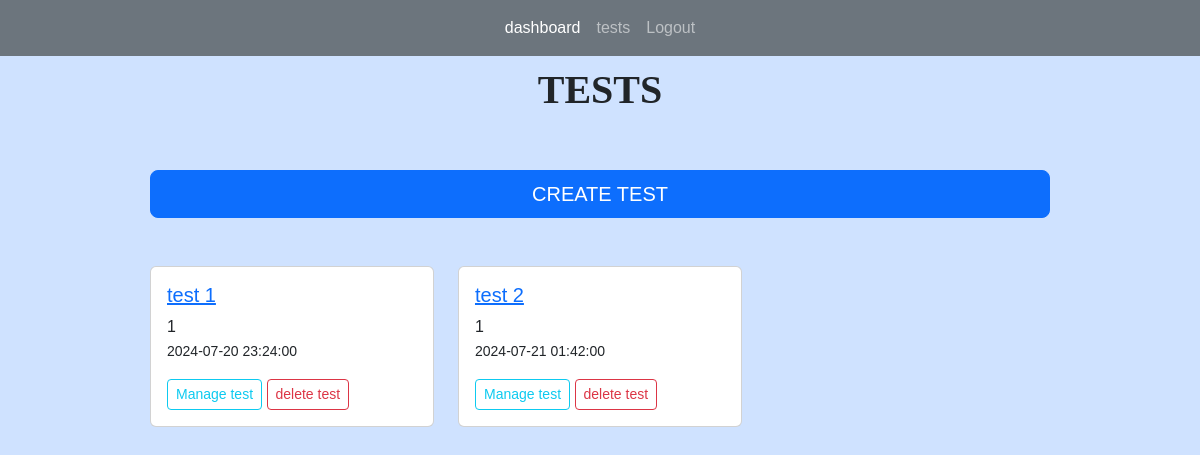
Page /tests (signed in) on the committed database.
### app.py (models this page shows)
class Tests(db.Model):
    test_id = db.Column(db.Integer, primary_key=True)
    title = db.Column(db.String(255))
    start_date = db.Column(db.DateTime, nullable = False)
    end_date = db.Column(db.DateTime, nullable = False)
    status = db.Column(db.String(255))
    teacher_id = db.Column(db.Integer, db.ForeignKey('users.id'))
    teacher = db.relationship('Users', backref=db.backref('tests', lazy=True))
    questions = db.relationship("Questions", backref="question_list")
    code = db.Column(db.String(6), unique=True)  # column to store the unique code
    students = db.relationship('Users', secondary='test_students', backref=db.backref('tests_registered', lazy=True))
    submissions = db.relationship('Submission', backref='test_submissions', lazy=True)

### app.py (the view)
@app.route('/tests', methods=['GET', 'POST'])
@login_required(role="teacher")
def tests():
	tests = Tests.query.filter_by(teacher_id = current_user.id)
	return render_template("tests.html", tests=tests)

### app.py (called while the page is built)
@login_manager.user_loader
def load_user(user_id):
    return Users.query.get(int(user_id))

def login_required(role="ANY"):
    def wrapper(fn):
        @wraps(fn)
        def decorated_view(*args, **kwargs):
            if not current_user.is_authenticated:
               return login_manager.unauthorized()
            if ( (current_user.role != role) and (role != "ANY")):
                return login_manager.unauthorized()
            return fn(*args, **kwargs)
        return decorated_view
    return wrapper

### templates/tests.html (shortened to what this page needs)
{% extends 'index.html' %}
{% block content %}
<h1>TESTS</h1>
<br>
<br/>
<a href="{{ url_for('create_test')}}" class=" d-grid gap-2 btn btn-primary btn-lg">CREATE TEST</a>
<br/>
<br/>
<div class="row row-cols-1 row-cols-md-3 g-4">
	{% for test in tests %}
	<div class="col">
		<div class="card ">
		<div class="card-body">
		<h5 class="card-title"><a href="{{ url_for('test', id=test.test_id)}}">{{ test.title }}</a></h5>
		<p class="card-text">{{ test.teacher_id }}<br/>
			<small>{{ test.start_date }}</small> <br/>
		</p>
		<a href="{{ url_for('test', id=test.test_id)}}" class="btn btn-outline-info btn-sm">Manage test</a>
		<a href="{{ url_for('delete_test', id=test.test_id)}}" class="btn btn-outline-danger btn-sm">delete test</a>
		</div>
		</div>
	</div>
	{% endfor %}
</div>
{% endblock %}

### static/main.css (style rules this page uses)
body { font-family: Arial, sans-serif; margin: 0; padding: 0; }
H1 { font-family: Copperplate; font-weight: bold; font-size: 40px; text-align: center; }

### rows in the picture
Tests: title "test 1", teacher_id "1", start_date "2024-07-20 23:24:00"
Tests: title "test 2", teacher_id "1", start_date "2024-07-21 01:42:00"
